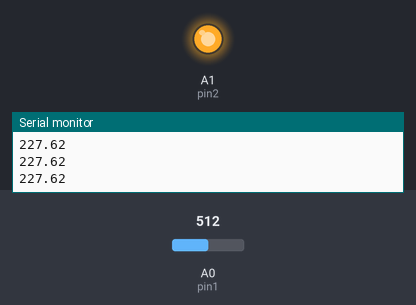
This sketch was run on a simulated Arduino Uno, built with avr-gcc and run on an emulated ATmega328P. Parts: output pins drawn as LEDs (lit = HIGH), the last lines printed to the serial monitor. The inputs (shaded band) are chosen by the test bench; at power-on: A0 (pin1) = 512.

Above: at 1.2 s.
1.3 s: A0 (pin1) set to 120
2.8 s: A0 (pin1) set to 103
At 3.6 s:
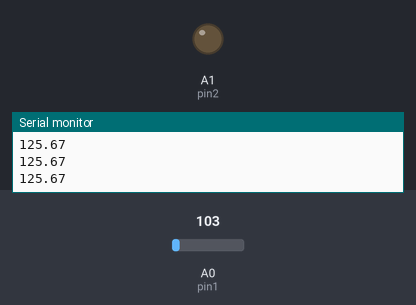
4.3 s: A0 (pin1) set to 122
At 4.7 s:
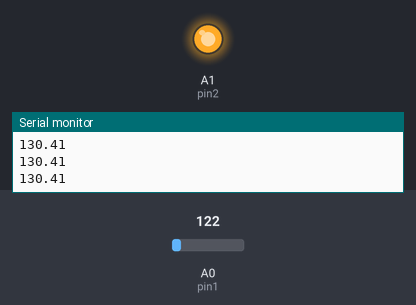
5.8 s: A0 (pin1) set to 0
At 7.3 s:
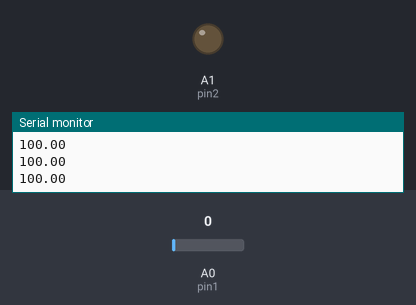
Timing chart, 0 to 8.3 s (numbered marks = the images above; inputs shaded):
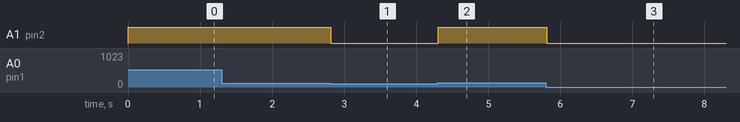

The sketch:

photoresistor_buzzer.ino
```cpp
int pin1 = A0;
int pin2 = A1;
void setup()
{
  // put your setup code here, to run once:
  pinMode(pin1 , INPUT);
  pinMode(pin2 , OUTPUT);
  Serial.begin(9600);
}

void loop()
{
  // put your main code here, to run repeatedly:
  int pin1val = analogRead(pin1);

  float res = ((pin1val * 255.0)/1023.0)+ 100;

  Serial.println(res);

  analogWrite(pin2 , res);
}
```

Measured:
- the behaviour switches between 113 and 112 on A0 (pin1) (found by bisection; images 0 and 1)
- after the input at 2.8 s, A1 (pin2): HIGH → LOW at once
- after the input at 4.3 s, A1 (pin2): LOW → HIGH at once
- after the input at 5.8 s, A1 (pin2): HIGH → LOW at once
